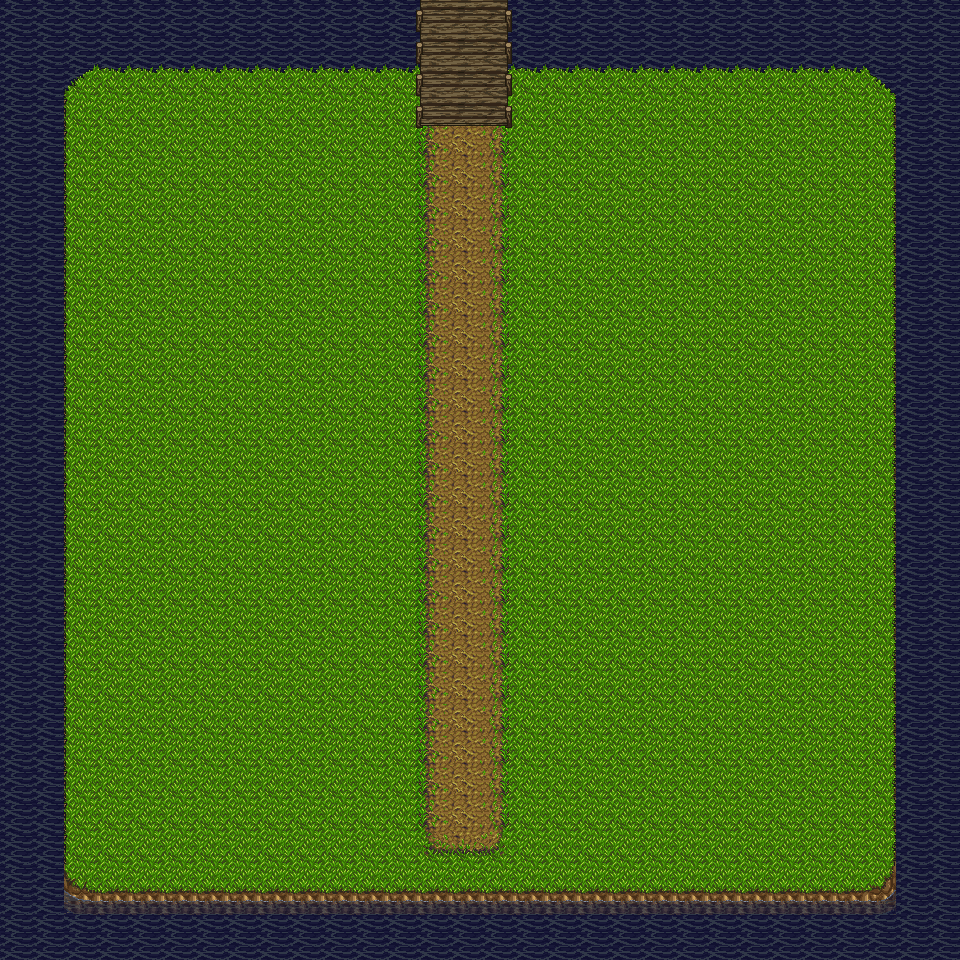

Rendered tile map (Tiled .tmx) drawn with the repository's tilesets; below, a short description and the full map source, tile grids included:
An orthogonal 30x30 tile map with 32x32 px tiles, 2 tile layers (terrain00, terrain01) and 1 object (spawn).

<map version="1.2" tiledversion="1.2.4" orientation="orthogonal" renderorder="right-down" width="30" height="30" tilewidth="32" tileheight="32" infinite="0" nextlayerid="8" nextobjectid="2">
 <tileset firstgid="1" source="../src/assets/map/csv/terrain.tsx" />
 <layer id="1" name="terrain00" width="30" height="30">
  <data encoding="csv">
164,164,164,164,164,164,164,164,164,164,164,164,164,164,164,164,164,164,164,164,164,164,164,164,164,164,164,164,164,164,
164,164,164,164,164,164,164,164,164,164,164,164,164,164,164,164,164,164,164,164,164,164,164,164,164,164,164,164,164,164,
164,164,161,162,162,162,162,162,162,162,162,162,162,162,162,162,162,162,162,162,162,162,162,162,162,162,162,163,164,164,
164,164,177,178,178,178,178,178,178,178,178,178,178,10,11,12,178,178,178,178,178,178,178,178,178,178,178,179,164,164,
164,164,177,178,178,178,178,178,178,178,178,178,178,106,107,108,178,178,178,178,178,178,178,178,178,178,178,179,164,164,
164,164,177,178,178,178,178,178,178,178,178,178,178,106,107,108,178,178,178,178,178,178,178,178,178,178,178,179,164,164,
164,164,177,178,178,178,178,178,178,178,178,178,178,106,107,108,178,178,178,178,178,178,178,178,178,178,178,179,164,164,
164,164,177,178,178,178,178,178,178,178,178,178,178,106,107,108,178,178,178,178,178,178,178,178,178,178,178,179,164,164,
164,164,177,178,178,178,178,178,178,178,178,178,178,106,107,108,178,178,178,178,178,178,178,178,178,178,178,179,164,164,
164,164,177,178,178,178,178,178,178,178,178,178,178,106,107,108,178,178,178,178,178,178,178,178,178,178,178,179,164,164,
164,164,177,178,178,178,178,178,178,178,178,178,178,106,107,108,178,178,178,178,178,178,178,178,178,178,178,179,164,164,
164,164,177,178,178,178,178,178,178,178,178,178,178,106,107,108,178,178,178,178,178,178,178,178,178,178,178,179,164,164,
164,164,177,178,178,178,178,178,178,178,178,178,178,106,107,108,178,178,178,178,178,178,178,178,178,178,178,179,164,164,
164,164,177,178,178,178,178,178,178,178,178,178,178,106,107,108,178,178,178,178,178,178,178,178,178,178,178,179,164,164,
164,164,177,178,178,178,178,178,178,178,178,178,178,106,107,108,178,178,178,178,178,178,178,178,178,178,178,179,164,164,
164,164,177,178,178,178,178,178,178,178,178,178,178,106,107,108,178,178,178,178,178,178,178,178,178,178,178,179,164,164,
164,164,177,178,178,178,178,178,178,178,178,178,178,106,107,108,178,178,178,178,178,178,178,178,178,178,178,179,164,164,
164,164,177,178,178,178,178,178,178,178,178,178,178,106,107,108,178,178,178,178,178,178,178,178,178,178,178,179,164,164,
164,164,177,178,178,178,178,178,178,178,178,178,178,106,107,108,178,178,178,178,178,178,178,178,178,178,178,179,164,164,
164,164,177,178,178,178,178,178,178,178,178,178,178,106,107,108,178,178,178,178,178,178,178,178,178,178,178,179,164,164,
164,164,177,178,178,178,178,178,178,178,178,178,178,106,107,108,178,178,178,178,178,178,178,178,178,178,178,179,164,164,
164,164,177,178,178,178,178,178,178,178,178,178,178,106,107,108,178,178,178,178,178,178,178,178,178,178,178,179,164,164,
164,164,177,178,178,178,178,178,178,178,178,178,178,106,107,108,178,178,178,178,178,178,178,178,178,178,178,179,164,164,
164,164,177,178,178,178,178,178,178,178,178,178,178,106,107,108,178,178,178,178,178,178,178,178,178,178,178,179,164,164,
164,164,177,178,178,178,178,178,178,178,178,178,178,106,107,108,178,178,178,178,178,178,178,178,178,178,178,179,164,164,
164,164,177,178,178,178,178,178,178,178,178,178,178,106,107,108,178,178,178,178,178,178,178,178,178,178,178,179,164,164,
164,164,177,178,178,178,178,178,178,178,178,178,178,122,123,124,178,178,178,178,178,178,178,178,178,178,178,179,164,164,
164,164,193,194,194,194,194,194,194,194,194,194,194,194,194,194,194,194,194,194,194,194,194,194,194,194,194,195,164,164,
164,164,209,210,210,210,210,210,210,210,210,210,210,210,210,210,210,210,210,210,210,210,210,210,210,210,210,211,164,164,
164,164,164,164,164,164,164,164,164,164,164,164,164,164,164,164,164,164,164,164,164,164,164,164,164,164,164,164,164,164
</data>
 </layer>
 <layer id="5" name="terrain01" width="30" height="30">
  <data encoding="csv">
0,0,0,0,0,0,0,0,0,0,0,0,0,196,197,198,0,0,0,0,0,0,0,0,0,0,0,0,0,0,
0,0,0,0,0,0,0,0,0,0,0,0,0,196,197,198,0,0,0,0,0,0,0,0,0,0,0,0,0,0,
0,0,0,0,0,0,0,0,0,0,0,0,0,196,197,198,0,0,0,0,0,0,0,0,0,0,0,0,0,0,
0,0,0,0,0,0,0,0,0,0,0,0,0,212,213,214,0,0,0,0,0,0,0,0,0,0,0,0,0,0,
0,0,0,0,0,0,0,0,0,0,0,0,0,0,0,0,0,0,0,0,0,0,0,0,0,0,0,0,0,0,
0,0,0,0,0,0,0,0,0,0,0,0,0,0,0,0,0,0,0,0,0,0,0,0,0,0,0,0,0,0,
0,0,0,0,0,0,0,0,0,0,0,0,0,0,0,0,0,0,0,0,0,0,0,0,0,0,0,0,0,0,
0,0,0,0,0,0,0,0,0,0,0,0,0,0,0,0,0,0,0,0,0,0,0,0,0,0,0,0,0,0,
0,0,0,0,0,0,0,0,0,0,0,0,0,0,0,0,0,0,0,0,0,0,0,0,0,0,0,0,0,0,
0,0,0,0,0,0,0,0,0,0,0,0,0,0,0,0,0,0,0,0,0,0,0,0,0,0,0,0,0,0,
0,0,0,0,0,0,0,0,0,0,0,0,0,0,0,0,0,0,0,0,0,0,0,0,0,0,0,0,0,0,
0,0,0,0,0,0,0,0,0,0,0,0,0,0,0,0,0,0,0,0,0,0,0,0,0,0,0,0,0,0,
0,0,0,0,0,0,0,0,0,0,0,0,0,0,0,0,0,0,0,0,0,0,0,0,0,0,0,0,0,0,
0,0,0,0,0,0,0,0,0,0,0,0,0,0,0,0,0,0,0,0,0,0,0,0,0,0,0,0,0,0,
0,0,0,0,0,0,0,0,0,0,0,0,0,0,0,0,0,0,0,0,0,0,0,0,0,0,0,0,0,0,
0,0,0,0,0,0,0,0,0,0,0,0,0,0,0,0,0,0,0,0,0,0,0,0,0,0,0,0,0,0,
0,0,0,0,0,0,0,0,0,0,0,0,0,0,0,0,0,0,0,0,0,0,0,0,0,0,0,0,0,0,
0,0,0,0,0,0,0,0,0,0,0,0,0,0,0,0,0,0,0,0,0,0,0,0,0,0,0,0,0,0,
0,0,0,0,0,0,0,0,0,0,0,0,0,0,0,0,0,0,0,0,0,0,0,0,0,0,0,0,0,0,
0,0,0,0,0,0,0,0,0,0,0,0,0,0,0,0,0,0,0,0,0,0,0,0,0,0,0,0,0,0,
0,0,0,0,0,0,0,0,0,0,0,0,0,0,0,0,0,0,0,0,0,0,0,0,0,0,0,0,0,0,
0,0,0,0,0,0,0,0,0,0,0,0,0,0,0,0,0,0,0,0,0,0,0,0,0,0,0,0,0,0,
0,0,0,0,0,0,0,0,0,0,0,0,0,0,0,0,0,0,0,0,0,0,0,0,0,0,0,0,0,0,
0,0,0,0,0,0,0,0,0,0,0,0,0,0,0,0,0,0,0,0,0,0,0,0,0,0,0,0,0,0,
0,0,0,0,0,0,0,0,0,0,0,0,0,0,0,0,0,0,0,0,0,0,0,0,0,0,0,0,0,0,
0,0,0,0,0,0,0,0,0,0,0,0,0,0,0,0,0,0,0,0,0,0,0,0,0,0,0,0,0,0,
0,0,0,0,0,0,0,0,0,0,0,0,0,0,0,0,0,0,0,0,0,0,0,0,0,0,0,0,0,0,
0,0,0,0,0,0,0,0,0,0,0,0,0,0,0,0,0,0,0,0,0,0,0,0,0,0,0,0,0,0,
0,0,0,0,0,0,0,0,0,0,0,0,0,0,0,0,0,0,0,0,0,0,0,0,0,0,0,0,0,0,
0,0,0,0,0,0,0,0,0,0,0,0,0,0,0,0,0,0,0,0,0,0,0,0,0,0,0,0,0,0
</data>
 </layer>
 <objectgroup id="7" name="Objects">
  <object id="1" name="spawn" x="688" y="810.667">
   <point />
  </object>
 </objectgroup>
</map>
